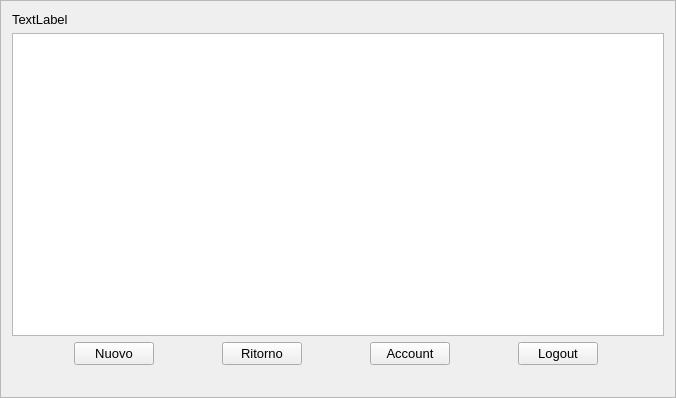
<?xml version="1.0" encoding="UTF-8"?>
<ui version="4.0">
 <class>DbAccess</class>
 <widget class="QFrame" name="DbAccess">
  <property name="geometry">
   <rect>
    <x>0</x>
    <y>0</y>
    <width>676</width>
    <height>398</height>
   </rect>
  </property>
  <property name="windowTitle">
   <string>Frame</string>
  </property>
  <property name="frameShape">
   <enum>QFrame::StyledPanel</enum>
  </property>
  <property name="frameShadow">
   <enum>QFrame::Raised</enum>
  </property>
  <layout class="QVBoxLayout" name="verticalLayout">
   <item>
    <layout class="QHBoxLayout" name="title">
     <item>
      <widget class="QLabel" name="name">
       <property name="font">
        <font>
         <family>Arial</family>
         <pointsize>10</pointsize>
        </font>
       </property>
       <property name="text">
        <string>TextLabel</string>
       </property>
      </widget>
     </item>
    </layout>
   </item>
   <item>
    <widget class="QTableWidget" name="contentview">
     <property name="font">
      <font>
       <family>Arial</family>
       <pointsize>10</pointsize>
      </font>
     </property>
    </widget>
   </item>
   <item>
    <layout class="QHBoxLayout" name="utility_bar">
     <item>
      <widget class="QPushButton" name="add">
       <property name="sizePolicy">
        <sizepolicy hsizetype="Fixed" vsizetype="Fixed">
         <horstretch>0</horstretch>
         <verstretch>0</verstretch>
        </sizepolicy>
       </property>
       <property name="font">
        <font>
         <family>Arial</family>
         <pointsize>10</pointsize>
        </font>
       </property>
       <property name="text">
        <string>Nuovo</string>
       </property>
      </widget>
     </item>
     <item>
      <widget class="QPushButton" name="go_back">
       <property name="sizePolicy">
        <sizepolicy hsizetype="Fixed" vsizetype="Fixed">
         <horstretch>0</horstretch>
         <verstretch>0</verstretch>
        </sizepolicy>
       </property>
       <property name="font">
        <font>
         <family>Arial</family>
         <pointsize>10</pointsize>
        </font>
       </property>
       <property name="text">
        <string>Ritorno</string>
       </property>
      </widget>
     </item>
     <item>
      <widget class="QPushButton" name="edit_account">
       <property name="sizePolicy">
        <sizepolicy hsizetype="Fixed" vsizetype="Fixed">
         <horstretch>0</horstretch>
         <verstretch>0</verstretch>
        </sizepolicy>
       </property>
       <property name="font">
        <font>
         <family>Arial</family>
         <pointsize>10</pointsize>
        </font>
       </property>
       <property name="text">
        <string>Account</string>
       </property>
      </widget>
     </item>
     <item>
      <widget class="QPushButton" name="logout">
       <property name="sizePolicy">
        <sizepolicy hsizetype="Fixed" vsizetype="Fixed">
         <horstretch>0</horstretch>
         <verstretch>0</verstretch>
        </sizepolicy>
       </property>
       <property name="font">
        <font>
         <family>Arial</family>
         <pointsize>10</pointsize>
        </font>
       </property>
       <property name="text">
        <string>Logout</string>
       </property>
      </widget>
     </item>
    </layout>
   </item>
   <item>
    <widget class="QLabel" name="error">
     <property name="font">
      <font>
       <family>Arial</family>
       <pointsize>10</pointsize>
      </font>
     </property>
     <property name="text">
      <string/>
     </property>
    </widget>
   </item>
  </layout>
 </widget>
 <resources/>
 <connections/>
</ui>
